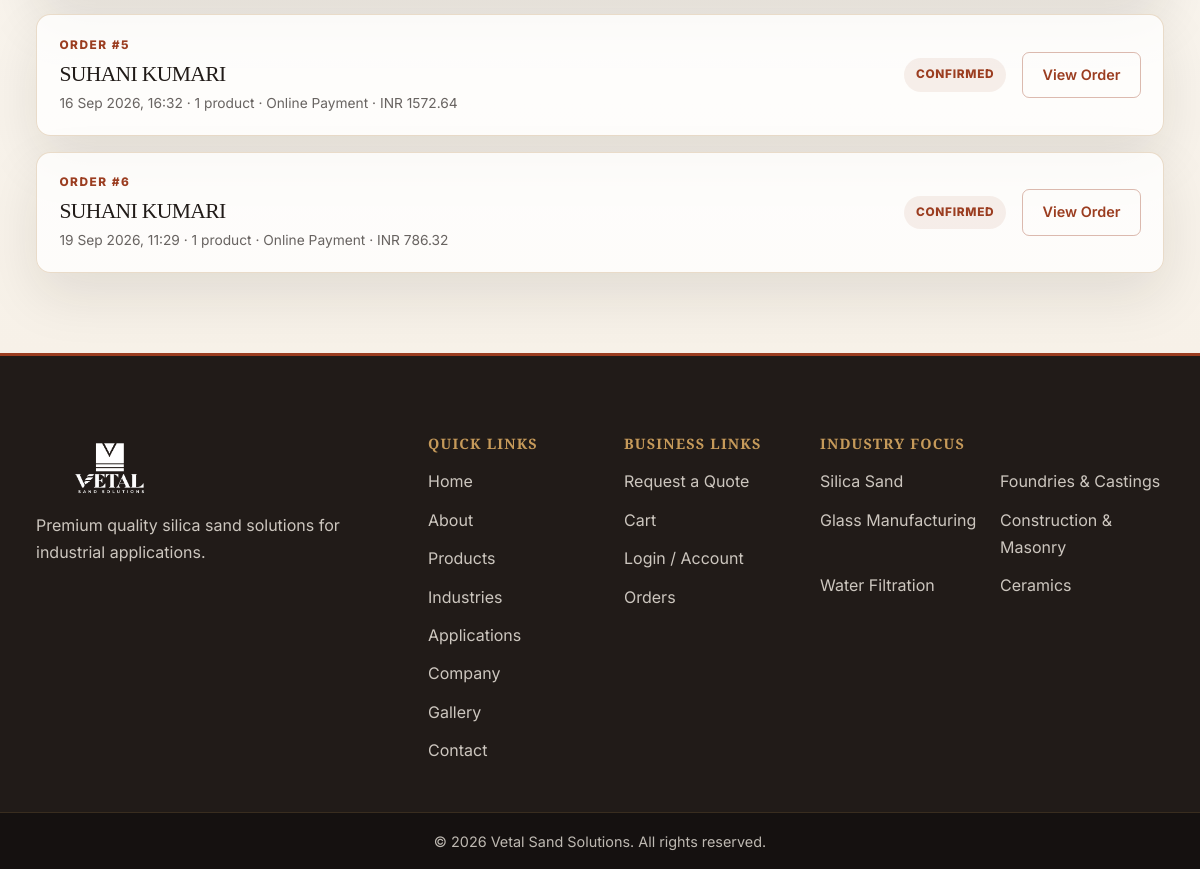
Before: /account/orders/ (signed in, lower part) with the older database file.
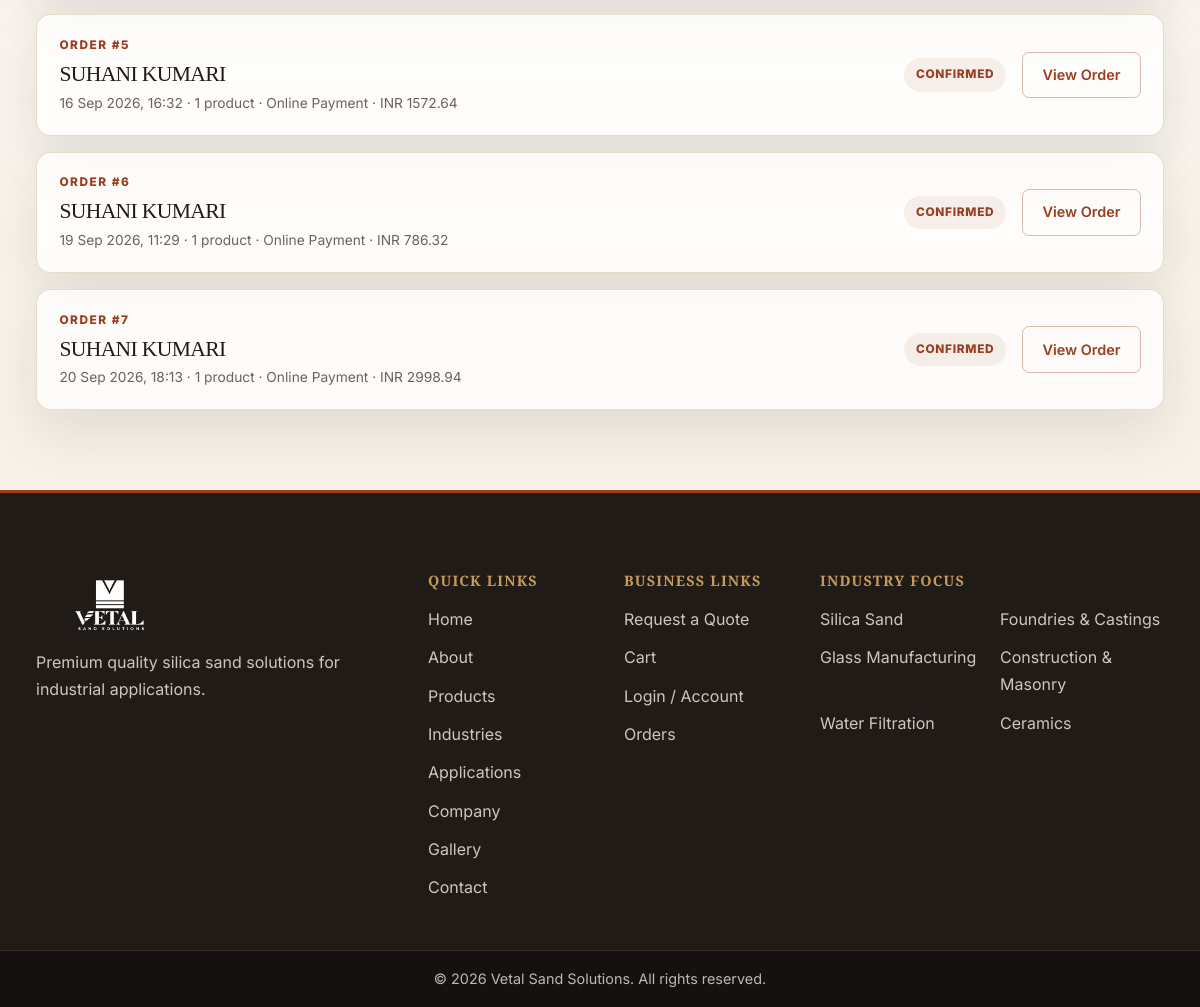
After: the same page with the newer database file.
### orders/models.py (models this page shows, shortened)
class Order(models.Model):
	class PaymentMethod(models.TextChoices):
		COD = 'cod', 'Cash on Delivery'
		ONLINE = 'online', 'Online Payment'
	class Status(models.TextChoices):
		PENDING = 'pending', 'Pending'
		CONFIRMED = 'confirmed', 'Confirmed'
		PROCESSING = 'processing', 'Processing'
		SHIPPED = 'shipped', 'Shipped'
		DELIVERED = 'delivered', 'Delivered'
		CANCELLED = 'cancelled', 'Cancelled'
	user = models.ForeignKey(settings.AUTH_USER_MODEL, on_delete=models.CASCADE, related_name='orders')
	full_name = models.CharField(max_length=150)
	email = models.EmailField()
	phone = models.CharField(max_length=30)
	address = models.TextField()
	city = models.CharField(max_length=100)
	state = models.CharField(max_length=100)
	pincode = models.CharField(max_length=20)
	notes = models.TextField(blank=True)
	total_amount = models.DecimalField(max_digits=12, decimal_places=2, null=True, blank=True)
	payment_method = models.CharField(
		max_length=20,
		choices=PaymentMethod.choices,
		default=PaymentMethod.COD,
	)
	status = models.CharField(max_length=20, choices=Status.choices, default=Status.PENDING)
	created_at = models.DateTimeField(auto_now_add=True)
	updated_at = models.DateTimeField(auto_now=True)
	class Meta:
		ordering = ['-created_at']

### orders/views.py (the view)
# urls.py: path('account/orders/', views.order_list, name='order_list'),
@login_required(login_url='login')
def order_list(request):
	orders = Order.objects.filter(user=request.user).annotate(item_count=Count('items'))
	return render(request, 'orders/order_list.html', {'orders': orders})

### cart/context_processors.py (called while the page is built, shortened)
def cart_count(request):
    cart = request.session.get('cart', {})
    total_items = 0
    product_ids = {
        int(product_id)
        for product_id in cart
        if str(product_id).isdigit()
    }
    active_product_ids = set(
        Product.objects.filter(id__in=product_ids, is_active=True).values_list('id', flat=True)
    )
    return {'cart_count': total_items}

### products/context_processors.py (called while the page is built)
def wishlist_count(request):
    if not request.user.is_authenticated:
        return {'wishlist_count': 0}
    return {'wishlist_count': Wishlist.objects.filter(user=request.user).count()}

### templates/orders/order_list.html (shortened to what this page needs)
{% extends 'base.html' %}
{% block content %}
<section class="orders-page">
    <div class="container orders-page-container">
        {% if orders %}
            <div class="order-list">
                {% for order in orders %}
                    <article class="order-list-card">
                        <div>
                            <span class="order-list-label">Order #{{ order.id }}</span>
                            <h2>{{ order.full_name }}</h2>
                            <p>{{ order.created_at|date:'d M Y, H:i' }} · {{ order.item_count }} product{{ order.item_count|pluralize }} · {{ order.get_payment_method_display }}{% if order.total_amount %} · INR {{ order.total_amount|floatformat:2 }}{% endif %}</p>
                        </div>
                        <div class="order-list-status">
                            <span>{{ order.get_status_display }}</span>
                            <a href="{% url 'order_detail' order.id %}" class="btn btn-secondary">View Order</a>
                        </div>
                    </article>
                {% endfor %}
            </div>
        {% else %}
            <div class="empty-state order-empty-state text-center">
                <h2>No orders yet</h2>
                <p>Your submitted product requests will appear here.</p>
                <a href="{% url 'product_list' %}" class="btn btn-primary">Explore Products</a>
            </div>
        {% endif %}
    </div>
</section>
{% endblock %}

Changed rows visible on the page:
added Order: id "7", full_name "SUHANI KUMARI", created_at "20 Sep 2026, 18:13", item_count "1", payment_method "Online Payment", total_amount "2998.94", status "CONFIRMED"
